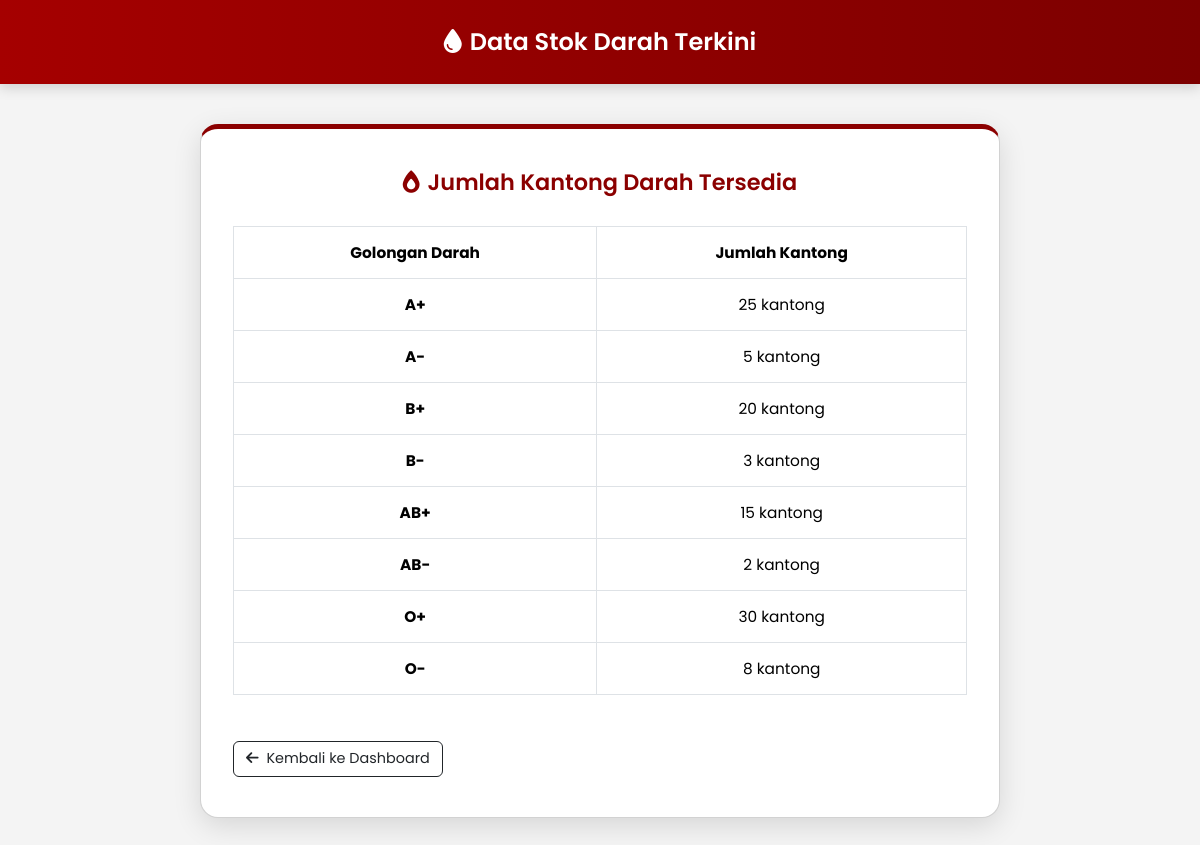
Page /user/stok-darah.php (signed in) on the committed database.
### tables this page shows
CREATE TABLE IF NOT EXISTS `blood_stock` (
  `id` int(11) NOT NULL AUTO_INCREMENT,
  `blood_type` enum('A','B','AB','O') NOT NULL,
  `rhesus` enum('+','-') NOT NULL DEFAULT '+',
  `quantity` int(11) NOT NULL DEFAULT 0,
  `reserved_quantity` int(11) NOT NULL DEFAULT 0,
  `min_stock` int(11) NOT NULL DEFAULT 10,
  `updated_at` timestamp NULL DEFAULT CURRENT_TIMESTAMP ON UPDATE CURRENT_TIMESTAMP,
  PRIMARY KEY (`id`),
  UNIQUE KEY `blood_type_rhesus` (`blood_type`,`rhesus`),
  INDEX `idx_blood_stock_quantity` (`quantity`)
);

### user/stok-darah.php (the view, shortened to what this page needs)
<?php
require_once "../koneksi.php";
$stok = mysqli_query($conn, "
  SELECT CONCAT(blood_type, rhesus) AS type,
         quantity AS total_stok
  FROM blood_stock
  ORDER BY blood_type ASC, rhesus ASC
");
?>
<!DOCTYPE html>
<html lang="id">
<head>
  <link href="https://cdn.jsdelivr.net/npm/bootstrap@5.3.3/dist/css/bootstrap.min.css" rel="stylesheet" />
  <link href="https://cdnjs.cloudflare.com/ajax/libs/font-awesome/6.5.0/css/all.min.css" rel="stylesheet" />
</head>
<body>
<header>
  <i class="fas fa-tint me-2"></i>Data Stok Darah Terkini
</header>
<main>
  <div class="card">
    <h4><i class="fas fa-burn me-2"></i>Jumlah Kantong Darah Tersedia</h4>
    <div class="table-responsive">
      <table class="table table-bordered text-center">
        <thead>
          <tr>
            <th>Golongan Darah</th>
            <th>Jumlah Kantong</th>
          </tr>
        </thead>
        <tbody>
          <?php while($s = mysqli_fetch_assoc($stok)): ?>
          <tr>
            <td><strong><?= $s['type'] ?></strong></td>
            <td><?= $s['total_stok'] ?> kantong</td>
          </tr>
          <?php endwhile; ?>
        </tbody>
      </table>
    </div>
    <div class="text-start btn-back">
      <a href="dashboard.php" class="btn btn-outline-dark">
        <i class="fas fa-arrow-left me-1"></i> Kembali ke Dashboard
      </a>
    </div>
  </div>
</main>
</body>
</html>

### user/stok-darah.php (style rules this page uses)
body { font-family: 'Poppins', sans-serif; background-color: #f4f4f4; margin: 0; display: flex; flex-direction: column; min-height: 100vh; color: #333; }
header { background: linear-gradient(90deg, #a50000, #7c0000); color: white; padding: 24px 32px; font-size: 1.5rem; font-weight: 600; text-align: center; box-shadow: 0 4px 12px rgba(0,0,0,0.15); }
main { flex: 1; padding: 40px 20px; display: flex; align-items: center; justify-content: center; }
.card { background: #fff; border-radius: 18px; padding: 40px 32px; max-width: 800px; width: 100%; box-shadow: 0 8px 28px rgba(0,0,0,0.12); border-top: 5px solid #8B0000; }
.card h4 { color: #8B0000; font-weight: 600; font-size: 1.4rem; text-align: center; margin-bottom: 30px; }
.table thead { background-color: #f8d7da; color: #8B0000; font-size: 1rem; }
.table td, .table th { vertical-align: middle; font-size: 0.96rem; padding: 14px; }
.btn-back { margin-top: 30px; }
.btn-back a { font-size: 0.9rem; }

### rows in the picture
blood_stock: type "A+", quantity "25"
blood_stock: type "A-", quantity "5"
blood_stock: type "B+", quantity "20"
blood_stock: type "B-", quantity "3"
blood_stock: type "AB+", quantity "15"
blood_stock: type "AB-", quantity "2"
blood_stock: type "O+", quantity "30"
blood_stock: type "O-", quantity "8"
